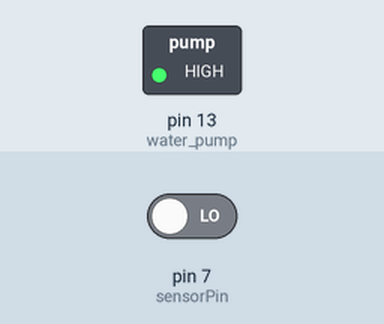
Bench run of a sketch on a simulated Arduino Uno, built with avr-gcc and run on an emulated ATmega328P. Shown: switched loads named in the sketch (green lamp = pin HIGH). Inputs (shaded band) come from the test bench; at power-on: pin 7 (sensorPin) LOW.

Above: at 0.1 s.
Timing chart, 0 to 1.6 s (numbered marks = the images above):
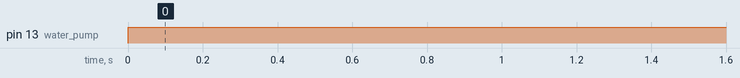

Measured:
- by itself, pin 13 (water_pump): LOW → HIGH at 0.00 s

The sketch:

ir_sensor.ino
```cpp
 int water_pump = 13; //pin13 built-in led
 int sensorPin = 7; //the ir obstacle sensor attach to pin 7
void setup()
{
  pinMode(water_pump, OUTPUT); //set the ledPin as OUTPUT
  pinMode(sensorPin, INPUT); //set the avoidPin as INPUT
}

  void loop()
{
  boolean avoidVal = digitalRead(sensorPin); //read the value of pin7

  if(sensorPin == LOW) //if the value is LOW level
  {
    digitalWrite(water_pump, LOW); //turn on the led
  }
  else //else
  {
    digitalWrite(water_pump, HIGH); //turn off the led
  }
}
```
